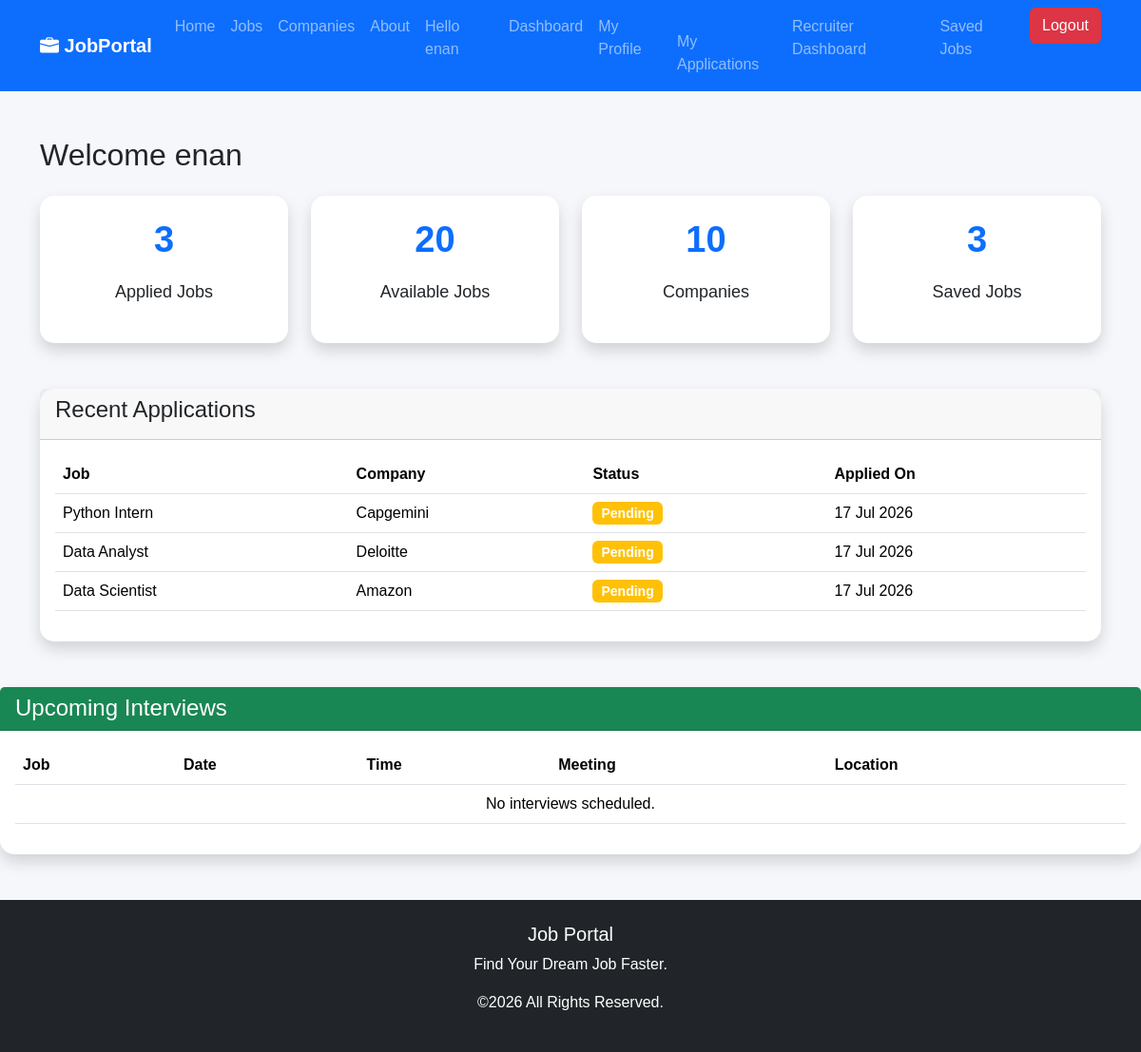
/accounts/dashboard/ (signed in), run on the app's committed database.
### applications/models.py (models this page shows, shortened)
class Application(models.Model):
    STATUS_CHOICES = [
        ("Pending", "Pending"),
        ("Reviewed", "Reviewed"),
        ("Shortlisted", "Shortlisted"),
        ("Rejected", "Rejected"),
        ("Selected", "Selected"),
    ]
    candidate = models.ForeignKey(
        User,
        on_delete=models.CASCADE
    )
    job = models.ForeignKey(
        Job,
        on_delete=models.CASCADE
    )
    cover_letter = models.TextField(blank=True)
    status = models.CharField(
        max_length=20,
        choices=STATUS_CHOICES,
        default="Pending"
    )
    applied_at = models.DateTimeField(auto_now_add=True)
    class Meta:
        unique_together = ("candidate", "job")

### jobs/models.py (models this page shows, shortened)
class Job(models.Model):
    class EmploymentType(models.TextChoices):
        FULL_TIME = "full_time", "Full Time"
        PART_TIME = "part_time", "Part Time"
        CONTRACT = "contract", "Contract"
        INTERNSHIP = "internship", "Internship"
    title = models.CharField(max_length=200)
    company = models.ForeignKey(Company,on_delete=models.CASCADE)
    location = models.CharField(max_length=200)
    salary = models.CharField(max_length=100)
    description = models.TextField()
    employment_type = models.CharField(
        max_length=20,
        choices=EmploymentType.choices,
        default=EmploymentType.FULL_TIME,
    )
    is_active = models.BooleanField(default=True)
    created_at = models.DateTimeField(auto_now_add=True)
    updated_at = models.DateTimeField(default=timezone.now)
    class Meta:
        ordering = ["-created_at"]

class Company(models.Model):
    name = models.CharField(max_length=200)
    logo = models.ImageField(
        upload_to="company_logo/",
        blank=True,
        null=True
    )
    website = models.URLField(
        blank=True,
        null=True
    )
    email = models.EmailField(
        blank=True,
        null=True
    )
    location = models.CharField(
        max_length=200,
        blank=True,
        null=True
    )
    description = models.TextField(
        blank=True,
        null=True
    )

### accounts/views.py (the view)
# urls.py: path("dashboard/", views.dashboard, name="dashboard"),
@login_required
def dashboard(request):
    applied_jobs = Application.objects.filter(
        candidate=request.user
    ).count()
    applications = Application.objects.filter(candidate=request.user).select_related("job")
    total_jobs = Job.objects.filter(
        is_active=True
    ).count()
    total_companies = Company.objects.count()
    saved_jobs = SavedJob.objects.filter(user=request.user).count()
    interviews = Interview.objects.filter(
    application__candidate=request.user
    ).select_related(
        "application",
        "application__job"
    ).order_by("interview_date", "interview_time")
    context = {
    "applied_jobs": applied_jobs,
    "total_jobs": total_jobs,
    "total_companies": total_companies,
    "saved_jobs": saved_jobs,
    "applications": applications,
    "interviews": interviews,
}
    return render(
        request,
        "accounts/dashboard.html",
        context,
    )

### templates/accounts/dashboard.html (shortened to what this page needs)
{% extends "base.html" %}
{% block content %}
<div class="container mt-5">
    <h2 class="mb-4">
        Welcome {{ user.username }}
    </h2>
    <div class="row g-4">
        <div class="col-md-3">
            <div class="card shadow text-center p-4">
                <h2>{{ applied_jobs }}</h2>
                <p>Applied Jobs</p>
            </div>
        </div>
        <div class="col-md-3">
            <div class="card shadow text-center p-4">
                <h2>{{ total_jobs }}</h2>
                <p>Available Jobs</p>
            </div>
        </div>
        <div class="col-md-3">
            <div class="card shadow text-center p-4">
                <h2>{{ total_companies }}</h2>
                <p>Companies</p>
            </div>
        </div>
        <div class="col-md-3">
            <div class="card shadow text-center p-4">
                <h2>{{ saved_jobs }}</h2>
                <p>Saved Jobs</p>
            </div>
        </div>
    </div>
    <div class="card shadow mt-5">
        <div class="card-header">
            <h4>Recent Applications</h4>
        </div>
        <div class="card-body">
            <table class="table table-hover">
                <thead>
                    <tr>
                        <th>Job</th>
                        <th>Company</th>
                        <th>Status</th>
                        <th>Applied On</th>
                    </tr>
                </thead>
               <tbody>
{% for application in applications %}
<tr>
    <td>{{ application.job.title }}</td>
    <td>{{ application.job.company.name }}</td>
    <td>
        {% if application.status == "Pending" %}
            <span class="badge bg-warning">
                Pending
            </span>
        {% elif application.status == "Reviewed" %}
            <span class="badge bg-info">
                Reviewed
            </span>
        {% elif application.status == "Shortlisted" %}
            <span class="badge bg-primary">
                Shortlisted
            </span>
        {% elif application.status == "Rejected" %}
            <span class="badge bg-danger">
                Rejected
            </span>
        {% elif application.status == "Selected" %}
            <span class="badge bg-success">
                Selected
            </span>
        {% endif %}
    </td>
    <td>{{ application.applied_at|date:"d M Y" }}</td>
</tr>
{% empty %}
<tr>
    <td colspan="4" class="text-center">
        You haven't applied for any jobs yet.
    </td>
</tr>
{% endfor %}
</tbody>
            </table>
        </div>
    </div>
</div>
<div class="card shadow mt-5">
    <div class="card-header bg-success text-white">
        <h4 class="mb-0">
            Upcoming Interviews
        </h4>
    </div>
    <div class="card-body">
        <table class="table table-hover">
            <thead>
                <tr>
                    <th>Job</th>
                    <th>Date</th>
                    <th>Time</th>
                    <th>Meeting</th>
                    <th>Location</th>
                </tr>
            </thead>
            <tbody>
            {% for interview in interviews %}
                <tr>
                    <td>
                        {{ interview.application.job.title }}
                    </td>
                    <td>
                        {{ interview.interview_date }}
                    </td>
                    <td>
                        {{ interview.interview_time }}
                    </td>
                    <td>
                        {% if interview.meeting_link %}
                        <a href="{{ interview.meeting_link }}"
                           target="_blank"
                           class="btn btn-primary btn-sm">
                            Join Meeting
                        </a>
                        {% else %}
                            -
                        {% endif %}
                    </td>
                    <td>
                        {{ interview.location|default:"Online" }}
                    </td>
                </tr>
            {% empty %}
                <tr>
                    <td colspan="5" class="text-center">
                        No interviews scheduled.
                    </td>
                </tr>
            {% endfor %}
            </tbody>
        </table>
    </div>
</div>
{% endblock %}

### templates/base.html (shortened to what this page needs)
{% load static %}
<!DOCTYPE html>
<html lang="en">
<head>
<link href="https://cdn.jsdelivr.net/npm/bootstrap@5.3.3/dist/css/bootstrap.min.css" rel="stylesheet">
<link rel="stylesheet"
href="https://cdn.jsdelivr.net/npm/bootstrap-icons@1.11.3/font/bootstrap-icons.min.css">
<link rel="stylesheet"
href="{% static 'css/style.css' %}">
</head>
<body>
<nav class="navbar navbar-expand-lg navbar-dark bg-primary">
<div class="container">
<a class="navbar-brand fw-bold" href="/">
<i class="bi bi-briefcase-fill"></i>
JobPortal
</a>
<div class="collapse navbar-collapse"
id="navbar">
<ul class="navbar-nav ms-auto">
<li class="nav-item">
<a class="nav-link" href="/">Home</a>
</li>
<li class="nav-item">
<a class="nav-link" href="{% url 'home' %}">Jobs</a>
</li>
<li class="nav-item">
<a class="nav-link" href="{% url 'company_list' %}">Companies</a>
</li>
<li class="nav-item">
<a class="nav-link" href="#">About</a>
</li>
<li class="nav-item">
{% if user.is_authenticated %}
<li class="nav-item">
<span class="nav-link">
Hello {{ user.username }}
<li class="nav-item">
    <a class="nav-link" href="{% url 'dashboard' %}">
        Dashboard
    </a>
</li>
<li class="nav-item">
<a class="nav-link"
href="{% url 'profile' %}">
My Profile
<li class="nav-item">
    <a class="nav-link"
       href="{% url 'my_applications' %}">
        My Applications
    </a>
{% if user.is_staff %}
<li class="nav-item">
    <a class="nav-link"
       href="{% url 'admin_dashboard' %}">
        Recruiter Dashboard
    </a>
</li>
{% endif %}
</li>
<li class="nav-item">
    <a class="nav-link" href="{% url 'saved_jobs' %}">
        Saved Jobs
    </a>
</li>
</a>
</li>
</span>
</li>
<li class="nav-item">
<a class="btn btn-danger ms-2"
href="{% url 'logout' %}">
Logout
</a>
</li>
{% endif %}
</li>
</ul>
</div>
</div>
</nav>
{% block content %}
{% endblock %}
<footer class="bg-dark text-white mt-5">
<div class="container text-center py-4">
<h5>Job Portal</h5>
<p>Find Your Dream Job Faster.</p>
<p>©2026 All Rights Reserved.</p>
</div>
</footer>
</body>
</html>

### static/style.css (style rules this page uses)
body { background:#f6f8fc; font-family:Arial,Helvetica,sans-serif; }
footer { margin-top:80px; }
body { background:#f5f7fb; font-family:Arial, Helvetica, sans-serif; }
.card { border:none; border-radius:15px; transition:.3s; }
.badge { font-size:14px; margin-right:5px; }
.card { border-radius:15px; transition:.3s; }
.card h2 { font-size:38px; font-weight:bold; color:#0d6efd; }
.card p { font-size:18px; margin-top:10px; }

### data on the page
Application: job "Python Intern", job.company.name "Capgemini", status "Pending", applied_at "17 Jul 2026"
Application: job "Data Analyst", job.company.name "Deloitte", status "Pending", applied_at "17 Jul 2026"
Application: job "Data Scientist", job.company.name "Amazon", status "Pending", applied_at "17 Jul 2026"

### other printed values
{{ user.username }} "enan"
{{ applied_jobs }} "3"
{{ total_jobs }} "20"
{{ total_companies }} "10"
{{ saved_jobs }} "3"
